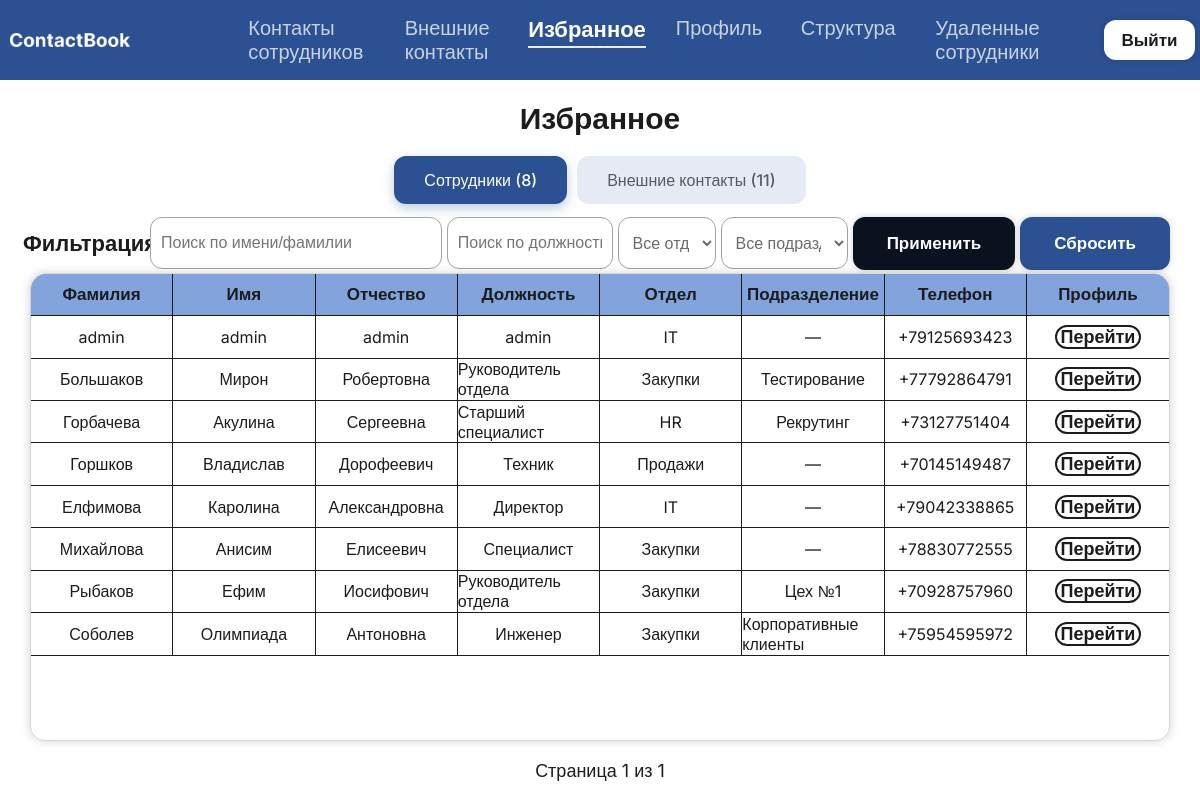
/favorites/ (signed in), run on the app's committed database.
### ContactBook/models.py (models this page shows, shortened)
class Employee(models.Model):
    last_name = models.CharField(max_length=50, verbose_name='Фамилия')
    first_name = models.CharField(max_length=50, verbose_name='Имя')
    middle_name = models.CharField(max_length=50, blank=True, null=True, verbose_name='Отчество')
    department = models.ForeignKey(Department, on_delete=models.PROTECT, verbose_name='Отдел')
    subdivision = models.ForeignKey(Subdivision, on_delete=models.SET_NULL, blank=True, null=True, verbose_name='Подразделение')
    position = models.CharField(max_length=100, verbose_name='Должность')
    phone = models.CharField(max_length=20, unique=True, verbose_name='Телефон')
    floor = models.CharField(max_length=50, verbose_name='Этаж')
    cabinet = models.CharField(max_length=50, blank=True, null=True, verbose_name='Кабинет')
    role = models.CharField(
        max_length=20,
        choices=[('user', 'Пользователь'), ('admin', 'Администратор')],
        default='user',
        verbose_name='Роль'
    )
    user_account = models.OneToOneField(User, on_delete=models.CASCADE, null=True, blank=True, related_name='employee_profile', verbose_name='Аккаунт входа')
    is_deleted = models.BooleanField(default=False, verbose_name='Удалён')
    deleted_at = models.DateTimeField(null=True, blank=True, verbose_name='Дата удаления')
    objects = EmployeeManager()
    all_objects = models.Manager()
    class Meta:
        verbose_name_plural = 'Сотрудники'

class Department(models.Model):
    name = models.CharField(max_length=100, unique=True, verbose_name='Название отдела')
    class Meta:
        verbose_name_plural = 'Отделы'

class Subdivision(models.Model):
    name = models.CharField(max_length=100, verbose_name='Название подразделения')
    department = models.ForeignKey(Department, on_delete=models.CASCADE, related_name='subdivisions', verbose_name='Родительский отдел')
    class Meta:
        constraints = [
            models.UniqueConstraint(fields=['name', 'department'], name='unique_subdivision_name_per_dept')
        ]
        verbose_name_plural = 'Подразделения'

### ContactBook/views.py (the view)
# urls.py: path('favorites/', views.favorite_list, name='favorite_list'),
@login_required
def favorite_list(request):
    active_tab = request.GET.get('tab', 'employees')
    emp_search = request.GET.get('emp_search', '').strip()
    emp_position = request.GET.get('emp_position', '').strip()
    emp_dept = request.GET.get('emp_dept', '')
    emp_sub = request.GET.get('emp_sub', '')
    cont_search = request.GET.get('cont_search', '').strip()
    cont_position = request.GET.get('cont_position', '').strip()
    cont_org = request.GET.get('cont_org', '').strip()
    cont_category = request.GET.get('cont_category', '')
    emp_qs = Employee.objects.filter(
        favorites_by__user=request.user,
        is_deleted=False
    ).select_related('department', 'subdivision').order_by('last_name')
    if emp_search:
        emp_qs = emp_qs.filter(
            Q(last_name__iregex=rf'^{re.escape(emp_search)}') |
            Q(first_name__iregex=rf'^{re.escape(emp_search)}')
        )
    if emp_position:
        emp_qs = emp_qs.filter(position__iregex=rf'{re.escape(emp_position)}')
    if emp_dept and emp_dept != '':
        emp_qs = emp_qs.filter(department_id=emp_dept)
    if emp_sub and emp_sub != '':
        emp_qs = emp_qs.filter(subdivision_id=emp_sub)
    emp_paginator = Paginator(emp_qs, 10)
    emp_page = emp_paginator.get_page(request.GET.get('emp_page'))
    cont_qs = Contact.objects.filter(
        favorited_by__user=request.user
    ).order_by('last_name')
    if cont_search:
        cont_qs = cont_qs.filter(
            Q(last_name__iregex=rf'^{re.escape(cont_search)}') |
            Q(first_name__iregex=rf'^{re.escape(cont_search)}')
        )
    if cont_position:
        cont_qs = cont_qs.filter(position__iregex=rf'{re.escape(cont_position)}')
    if cont_org:
        cont_qs = cont_qs.filter(organization__iregex=rf'{re.escape(cont_org)}')
    if cont_category:
        cont_qs = cont_qs.filter(category=cont_category)
    cont_paginator = Paginator(cont_qs, 10)
    cont_page = cont_paginator.get_page(request.GET.get('cont_page'))
    filtered_subdivisions = Subdivision.objects.all()
    if emp_dept and emp_dept != '':
        filtered_subdivisions = Subdivision.objects.filter(department_id=emp_dept)
    context = {
        'active_tab': active_tab,
        'emp_page': emp_page,
        'emp_search': emp_search,
        'emp_position': emp_position,
        'emp_dept': emp_dept,
        'emp_sub': emp_sub,
        'departments': Department.objects.all(),
        'subdivisions': filtered_subdivisions,
        'cont_page': cont_page,
        'cont_search': cont_search,
        'cont_position': cont_position,
        'cont_org': cont_org,
        'cont_category': cont_category,
        'categories': [('client', 'Клиент'), ('partner', 'Партнёр'), ('supplier', 'Поставщик'), ('other', 'Другое')],
    }
    return render(request, 'contactbook/favorite_list.html', context)

### ContactBook/models.py (called while the page is built)
    def get_queryset(self):
        return super().get_queryset().filter(is_deleted=False)

### ContactBook/templates/contactbook/favorite_list.html (shortened to what this page needs)
{% extends "base.html" %}
{% block content %}
<h1>Избранное</h1>
<div class="favorites-tabs">
    <a href="?tab=employees&emp_search={{ emp_search }}&emp_position={{ emp_position }}&emp_dept={{ emp_dept }}&emp_sub={{ emp_sub }}"
       class="tab-link {% if active_tab == 'employees' %}active{% endif %}">
        Сотрудники ({{ emp_page.paginator.count }})
    </a>
    <a href="?tab=contacts&cont_search={{ cont_search }}&cont_position={{ cont_position }}&cont_org={{ cont_org }}&cont_category={{ cont_category }}"
       class="tab-link {% if active_tab == 'contacts' %}active{% endif %}">
        Внешние контакты ({{ cont_page.paginator.count }})
    </a>
</div>
{% if active_tab == 'employees' %}
<div class="filter">
    <div class="zagolovok">Фильтрация</div>
    <div class="elements">
        <input type="text" id="emp_search" name="emp_search" placeholder="Поиск по имени/фамилии" value="{{ emp_search }}">
        <input type="text" name="emp_position" placeholder="Поиск по должности" value="{{ emp_position }}">
        <select name="department" id="dept-select">
            <option value="">Все отделы</option>
        </select>
        <select name="subdivision" id="sub-select">
            <option value="">Все подразделения</option>
        </select>
        <button type="button" onclick="applyFilters() " class="btn btn-primary">Применить</button>
        <a href="?tab=employees" class="btn btn-secondary">Сбросить</a>
    </div>
</div>
<div class="list">
    <table>
        <thead>
            <tr>
                <th>Фамилия</th><th>Имя</th><th>Отчество</th><th>Должность</th>
                <th>Отдел</th><th>Подразделение</th><th>Телефон</th><th class="last-column">Профиль</th>
            </tr>
        </thead>
        <tbody>
            {% for emp in emp_page %}
            <tr>
                <td>{{ emp.last_name }}</td><td>{{ emp.first_name }}</td>
                <td>{{ emp.middle_name|default:"—" }}</td><td>{{ emp.position }}</td>
                <td>{{ emp.department.name }}</td>
                <td>{{ emp.subdivision.name|default:"—" }}</td>
                <td>{{ emp.phone }}</td>
                <td class="last-column"><a href="{% url 'contactbook:employee_detail' emp.pk %}">Перейти</a></td>
            </tr>
            {% empty %}
            <tr><td colspan="8" id="employee-none">Избранных сотрудников не найдено</td></tr>
            {% endfor %}
        </tbody>
    </table>
</div>
<div class="pagination">
    <p>Страница {{ emp_page.number }} из {{ emp_page.paginator.num_pages }}</p>
</div>
{% endif %}
{% endblock %}

### ContactBook/static/css/style.css (style rules this page uses)
html,body { width: 100%; height: 100%; background-color: #ffffff; font-family: "Inter", sans-serif; padding: 0; margin: 0; }
main > h1 { font-size: 30px; color: rgb(28, 28, 28); }
.filter { width: 100%; height: 10%; display: flex; justify-content: center; align-items: center; }
.zagolovok { width: 10%; height: 100%; display: flex; justify-content: center; align-items: center; font-size: 22px; font-weight: bold; color: rgb(28, 28, 28); }
.elements { width: 85%; height: 100%; display: flex; justify-content: right; align-items: center; gap: 5px; }
.elements > input { width: 17%; height: 52px; border: solid 1px rgb(163, 163, 163); background-color: white; border-radius: 12px; font-size: 16px; padding: 5px 10px; }
.elements > select { width: 13%; height: 52px; border: solid 1px rgb(163, 163, 163); background-color: white; border-radius: 12px; font-size: 16px; padding: 5px 10px; color: rgb(107, 107, 107); }
#dept-select { width: 10%; height: 52px; border: solid 1px rgb(163, 163, 163); background-color: white; border-radius: 12px; font-size: 16px; padding: 5px 10px; color: rgb(107, 107, 107); }
.elements > button { background-color: #0a1220; border: solid 2px transparent; color: white; box-shadow: 0 0px 6px rgba(10, 18, 32, 0.2); transition: all 0.2s ease; }
.elements > a { background-color: #2b5192; border: 2px solid transparent; color: #ffffff; transition: all 0.2s ease; box-shadow: 0 0px 6px rgba(10, 18, 32, 0.2); }
.list { width: 95%; height: 80%; display: flex; justify-content: center; }
.list > table { width: 100%; height: 100%; display: flex; align-items: center; flex-direction: column; border: 1px solid rgb(214, 214, 214); border-radius: 15px; border-collapse: collapse; box-shadow: 0 0 10px rgba(41, 48, 73, 0.22); }
.list > table > thead { width: 100%; height: 10%; display: flex; justify-content: center; background-color: #1e59be8d; border-top-left-radius: 15px; border-top-right-radius: 15px; }
.list > table > thead > tr { width: 100%; height: 100%; display: flex; justify-content: center; align-items: center; }
.list > table > thead > tr > th { width: 15%; height: 100%; display: flex; align-items: center; justify-content: center; border-top: none; border-bottom: 1px solid rgb(28, 28, 28);; border-right: 1px solid rgb(28, 28, 28); padding: 0; font-size: 17px; color: rgb(28, 28, 28); }
.list > table > tbody { width: 100%; height: 100%; display: flex; flex-direction: column; align-items: center; }
.list > table > tbody > tr { width: 100%; height: 10%; display: flex; flex-direction: row; }
.list > table > tbody > tr > td { width: 15%; height: 100%; display: flex; align-items: center; justify-content: center; border-bottom: 1px solid rgb(28, 28, 28);; border-top: none; border-right: 1px solid rgb(28, 28, 28); padding: 0; font-size: 16px; color: rgb(28, 28, 28); }
.list > table > tbody > tr > td > a { width: 60%; height: 58%; background-color: transparent; color: rgb(28, 28, 28); font-size: 18px; border-radius: 12px; transition: all 0.1s ease; border: solid 2px rgb(28, 28, 28); text-decoration: none; display: flex; justify-content: center; align-items: center; padding: 0; font-family: "Inter", sans-serif; font-weight: 600; }
.pagination { height: 10%; color: rgb(28, 28, 28); text-decoration: none; display: flex; align-items: center; gap: 5px; font-size: 18px; }
.btn { padding: 14px 32px; border-radius: 12px; font-size: 17px; font-weight: 600; text-decoration: none; display: flex; align-items: center; gap: 10px; border: none; cursor: pointer; font-family: "Inter", sans-serif; white-space: nowrap; }
.btn-primary { background-color: #0a1220; color: white; box-shadow: 0 0px 6px rgba(10, 18, 32, 0.2); transition: all 0.2s ease; }
.btn-secondary { background-color: #2b5192; color: #ffffff; transition: all 0.2s ease; box-shadow: 0 0px 6px rgba(10, 18, 32, 0.2); }
.last-column { border-right: none !important; }
#emp_search { width: 30%; height: 52px; }
.favorites-tabs { display: flex; gap: 10px; margin-bottom: 10px; justify-content: center; flex-wrap: wrap; }
.tab-link { padding: 12px 28px; background-color: #e5eaf5; color: #555a64; text-decoration: none; border-radius: 12px; font-size: 16px; font-weight: 500; transition: all 0.3s ease; border: 2px solid transparent; display: inline-flex; align-items: center; gap: 8px; }
.tab-link.active { background-color: #2b5192; color: #ffffff; border-color: #2b5192; box-shadow: 0 4px 12px rgba(43, 81, 146, 0.3); }

### data on the page
Employee: last_name "admin", first_name "admin", middle_name "admin", position "admin", department.name "IT", subdivision.name "—", phone "+79125693423"
Employee: last_name "Большаков", first_name "Мирон", middle_name "Робертовна", position "Руководитель отдела", department.name "Закупки", subdivision.name "Тестирование", phone "+77792864791"
Employee: last_name "Горбачева", first_name "Акулина", middle_name "Сергеевна", position "Старший специалист", department.name "HR", subdivision.name "Рекрутинг", phone "+73127751404"
Employee: last_name "Горшков", first_name "Владислав", middle_name "Дорофеевич", position "Техник", department.name "Продажи", subdivision.name "—", phone "+70145149487"
Employee: last_name "Елфимова", first_name "Каролина", middle_name "Александровна", position "Директор", department.name "IT", subdivision.name "—", phone "+79042338865"
Employee: last_name "Михайлова", first_name "Анисим", middle_name "Елисеевич", position "Специалист", department.name "Закупки", subdivision.name "—", phone "+78830772555"
Employee: last_name "Рыбаков", first_name "Ефим", middle_name "Иосифович", position "Руководитель отдела", department.name "Закупки", subdivision.name "Цех №1", phone "+70928757960"
Employee: last_name "Соболев", first_name "Олимпиада", middle_name "Антоновна", position "Инженер", department.name "Закупки", subdivision.name "Корпоративные клиенты", phone "+75954595972"

### other printed values
{{ emp_page.paginator.count }} "8"
{{ cont_page.paginator.count }} "11"
{{ emp_page.number }} "1"
{{ emp_page.paginator.num_pages }} "1"
